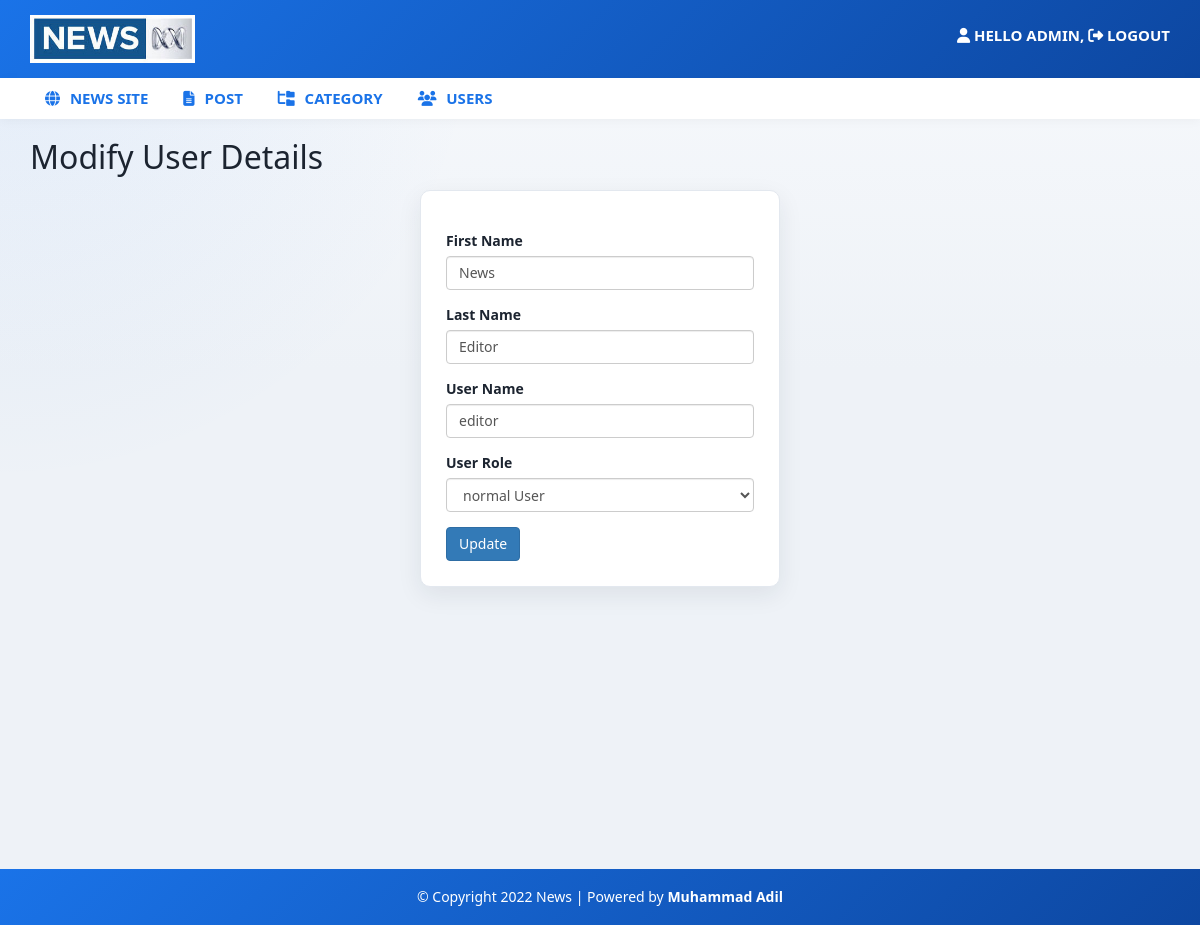
Screenshot of /admin/update-user.php?id=2 (signed in) with the database file from the repository.
### tables this page shows
CREATE TABLE `users` (
  `id` int(11) NOT NULL AUTO_INCREMENT,
  `first_name` varchar(30) NOT NULL,
  `last_name` varchar(30) NOT NULL,
  `username` varchar(30) DEFAULT NULL,
  `password` varchar(40) DEFAULT NULL,
  `role` int(11) NOT NULL COMMENT '1=Admin, 0=Normal',
  PRIMARY KEY (`id`)
);

### admin/update-user.php (the view, shortened to what this page needs)
<?php include "header.php"; ?>
  <div id="admin-content">
      <div class="container">
          <div class="row">
              <div class="col-md-12">
                  <h1 class="admin-heading">Modify User Details</h1>
              </div>
              <div class="col-md-offset-4 col-md-4">
              <?php
              include "config.php";
                $id = $_GET["id"];
                $sql = "SELECT * FROM users WHERE id = {$id}";
                $result = mysqli_query($conn ,$sql) or die ("query failed.");
                if(mysqli_num_rows($result) > 0){
                while($row = mysqli_fetch_assoc($result)){
              ?>
                  <form  action="<?php $_SERVER['PHP_SELF']; ?>" method ="POST">
                          <div class="form-group">
                          <label>First Name</label>
                          <input type="text" name="first_name" class="form-control" value="<?php echo $row['first_name']; ?>" placeholder="" required>
                      </div>
                      <div class="form-group">
                          <label>Last Name</label>
                          <input type="text" name="last_name" class="form-control" value="<?php echo $row['last_name']; ?>" placeholder="" required>
                      </div>
                      <div class="form-group">
                          <label>User Name</label>
                          <input type="text" name="username" class="form-control" value="<?php echo $row['username']; ?>" placeholder="" required>
                      </div>
                      <div class="form-group">
                          <label>User Role</label>
                          <select class="form-control" name="role" value="<?php echo $row['role']; ?>">
                          <?php
                          if($row['role'] == 1){
                            echo "<option value='0'>normal User</option>
                                 <option value='1' selected>Admin</option>";
                          }else{
                            echo "<option value='0' selected>normal User</option>
                                 <option value='1'>Admin</option>";
                          }
                          ?>
                          </select>
                      </div>
                      <input type="submit" name="submit" class="btn btn-primary" value="Update" required />
                  </form>
                  <?php
                }
            }
                  ?>
              </div>
          </div>
      </div>
  </div>
<?php include "footer.php"; ?>

### css/style.css (style rules this page uses)
:root { --brand: #1a73e8; --brand-dark: #0d47a1; --ink: #1c2430; --muted: #5f6b7a; --line: #e3e8ef; --surface: #ffffff; --page: #eef2f7; --shadow: 0 8px 24px rgba(28, 36, 48, 0.08); }
body { background: var(--page); background-image: radial-gradient(circle at top left, rgba(26, 115, 232, 0.08), transparent 32%), linear-gradient(180deg, #f7f9fc 0%, var(--page) 40%); font-family: "Segoe UI", "Helvetica Neue", Arial, sans-serif; color: var(--ink); }
#admin-content { padding: 20px 0; min-height: 750px; }
#admin-content .admin-heading { font-size: 32px; margin: 0 0 15px; }
form { background: var(--surface); padding: 25px; box-shadow: var(--shadow); border-radius: 10px; border: 1px solid var(--line); }

### rows the page displays
users: first_name "News", last_name "Editor", username "editor", role "normal User"

### other values shown
$_SESSION["username"] "ADMIN"
